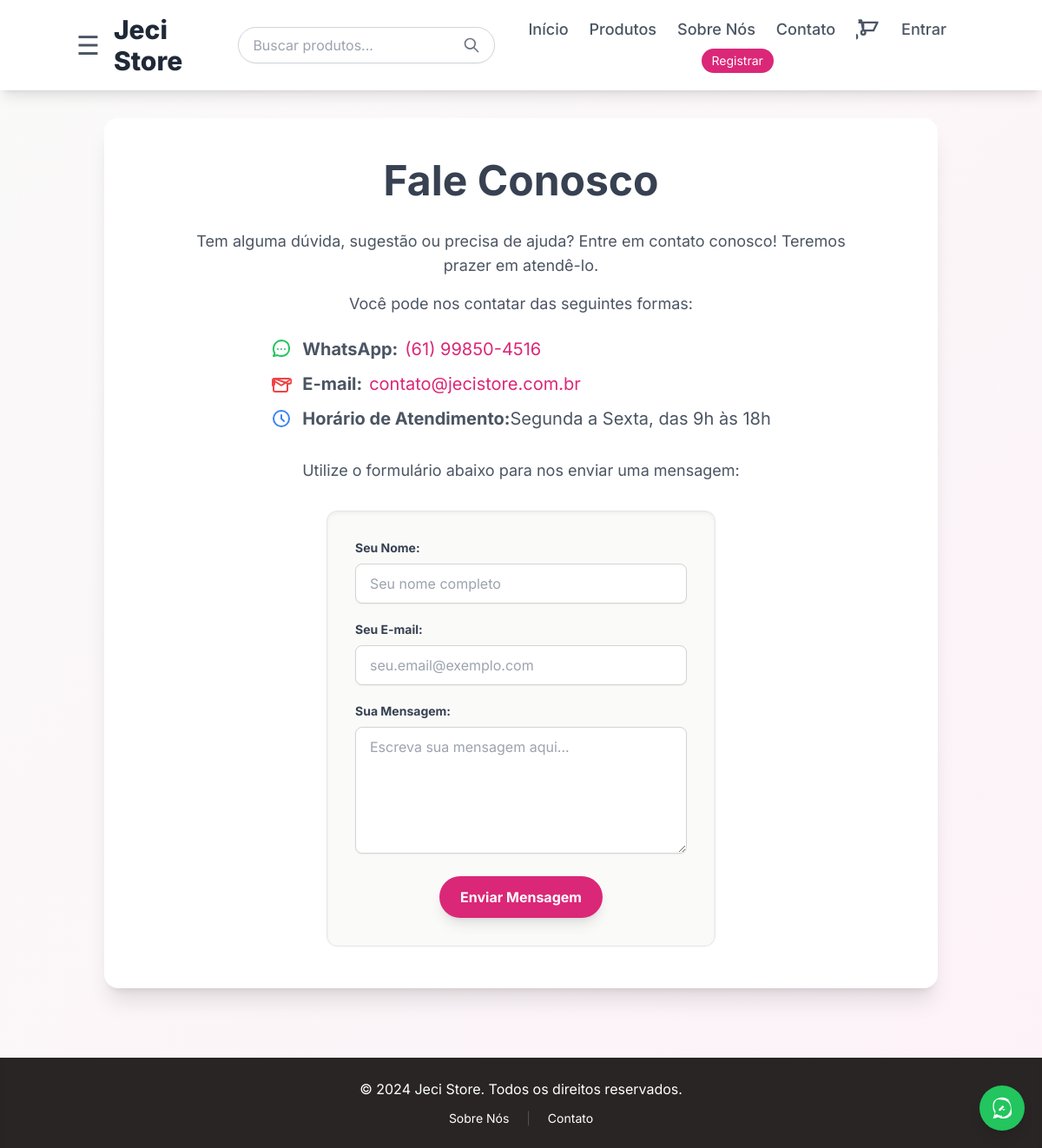
Page /store/contato/ on the earlier database version.
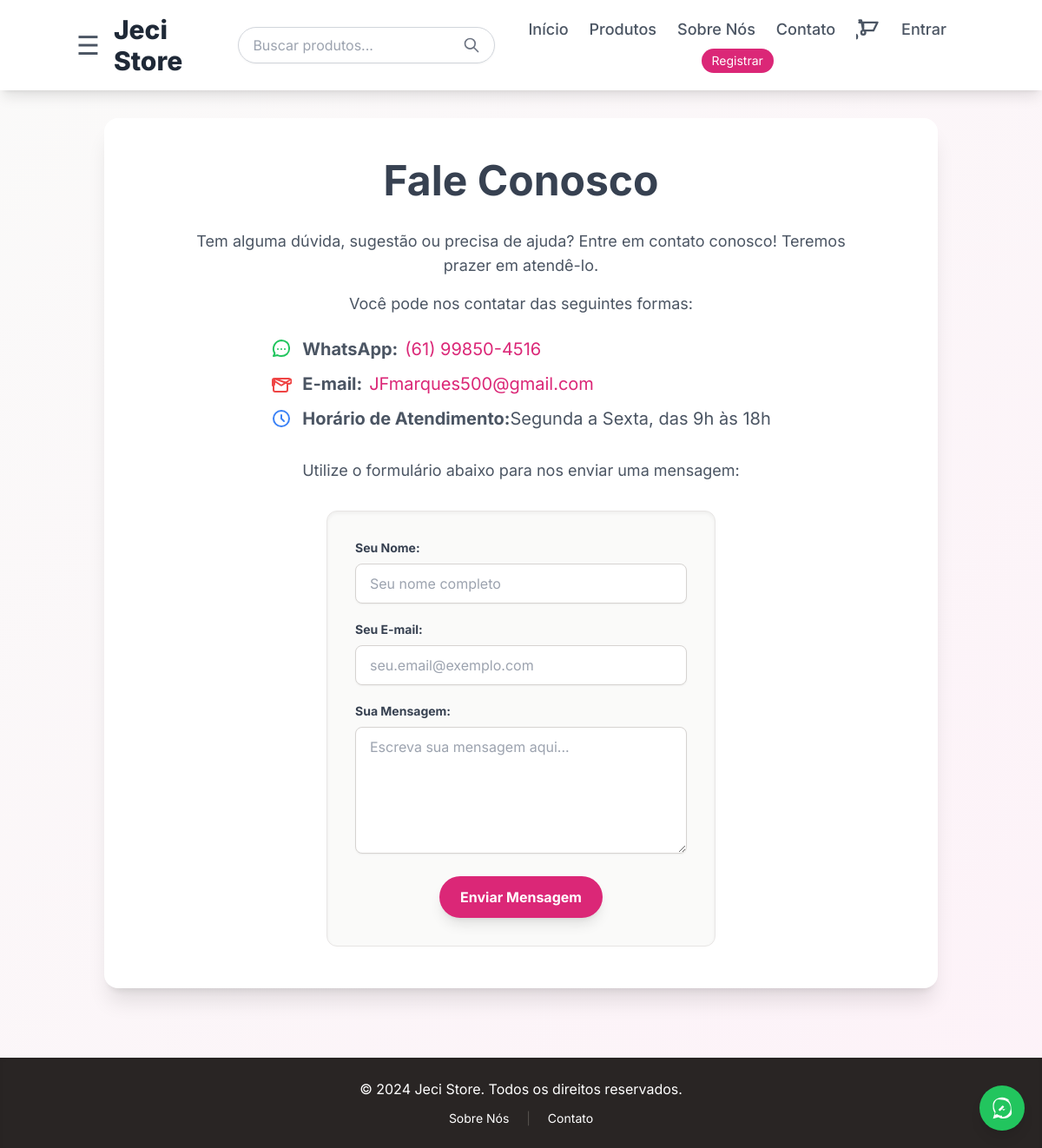
Same page on the later database version.
### store/models.py (models this page shows, shortened)
class StoreSettings(models.Model):
    site_title = models.CharField(max_length=100, default="Jeci Store", verbose_name="Nome do Site")
    contact_email = models.EmailField(default="contato@jecistore.com.br", verbose_name="E-mail de Contato")
    whatsapp_number = models.CharField(
        max_length=20,
        default="5561998504516",
        verbose_name="Número do WhatsApp (Sem espaços/símbolos)",
        help_text="Exemplo: 5561998504516 (código do país + DDD + número)"
    )
    whatsapp_display = models.CharField(
        max_length=30,
        default="(61) 99850-4516",
        verbose_name="WhatsApp Formatado (Para Exibição)",
        help_text="Exemplo: (61) 99850-4516"
    )
    business_hours = models.CharField(
        max_length=100,
        default="Segunda a Sexta, das 9h às 18h",
        verbose_name="Horário de Atendimento"
    )
    class Meta:
        verbose_name = "Configuração da Loja"
        verbose_name_plural = "Configurações da Loja"

### store/views.py (the view, shortened to what this page needs)
# urls.py: path('contato/', views.ContactView.as_view(), name='contact'),
class ContactView(CategoryTreeMixin, FormView):
    template_name = 'contact.html'
    form_class = ContactForm
    success_url = reverse_lazy('store:contact')
    def get_context_data(self, **kwargs):
        context = super().get_context_data(**kwargs)
        context['page_title'] = 'Fale Conosco'
        return context

### store/context_processors.py (called while the page is built, shortened)
def cart_items_count(request):
    cart_count = 0
    if request.user.is_authenticated:
        if hasattr(request.user, 'cart'):
            cart_count = request.user.cart.items.count()
    return {'cart_items_count': cart_count}

def store_settings(request):
    settings_obj = StoreSettings.objects.first()
    if not settings_obj:
        settings_obj = StoreSettings()  # Instância padrão caso a tabela ainda esteja vazia
    return {'store_settings': settings_obj}

### store/views.py (called while the page is built)
    def get_context_data(self, **kwargs):
        context = super().get_context_data(**kwargs)
        context['categories'] = Category.objects.filter(parent__isnull=True).prefetch_related('children')
        return context

### templates/contact.html (shortened to what this page needs)
{% extends 'base.html' %}
{% block content %}
<div class="bg-white rounded-2xl shadow-xl p-8 lg:p-12 animate-fade-in">
    <h1 class="text-4xl lg:text-5xl font-bold text-gray-700 mb-8 text-center leading-tight">Fale Conosco</h1>
    <div class="text-gray-600 text-lg mb-8 max-w-3xl mx-auto text-center">
        <p class="mb-4">
            Tem alguma dúvida, sugestão ou precisa de ajuda? Entre em contato conosco! Teremos prazer em atendê-lo.
        </p>
        <p class="mb-6">
            Você pode nos contatar das seguintes formas:
        </p>
        <ul class="list-none p-0 text-left mx-auto w-fit text-xl">
            <li class="mb-3 flex items-center">
                <strong>WhatsApp:</strong>
                <a href="https://wa.me/{{ store_settings.whatsapp_number }}?text=Olá,%20Jeci%20Store!" target="_blank"
                    class="text-pink-600 hover:underline ml-2">
                    {{ store_settings.whatsapp_display }}
                </a>
            </li>
            <li class="mb-3 flex items-center">
                <strong>E-mail:</strong>
                <a href="mailto:{{ store_settings.contact_email }}" class="text-pink-600 hover:underline ml-2">
                    {{ store_settings.contact_email }}
                </a>
            </li>
            <li class="mb-3 flex items-center">
                <svg xmlns="http://www.w3.org/2000/svg" class="h-6 w-6 text-blue-500 mr-3" fill="none"
                    viewBox="0 0 24 24" stroke="currentColor" stroke-width="2">
                    <path stroke-linecap="round" stroke-linejoin="round"
                        d="M12 8v4l3 3m6-3a9 9 0 11-18 0 9 9 0 0118 0z" />
                </svg>
                <strong>Horário de Atendimento:</strong> {{ store_settings.business_hours }}
            </li>
        </ul>
        <p class="mt-8">
            Utilize o formulário abaixo para nos enviar uma mensagem:
        </p>
    </div>
    <div class="max-w-md mx-auto bg-stone-50 p-8 rounded-xl shadow-inner border border-stone-200">
        <form action="" method="POST">
            {% for field in form %}
            <div class="mb-5">
                <label for="{{ field.id_for_label }}" class="block text-gray-700 text-sm font-bold mb-2">
                    {{ field.label }}:
                </label>
                {{ field }}
            </div>
            {% endfor %}
            <div class="flex items-center justify-center">
                <button type="submit"
                    class="bg-pink-600 hover:bg-pink-700 text-white font-bold py-3 px-6 rounded-full focus:outline-none focus:shadow-outline transition duration-300 transform hover:-translate-y-1 shadow-lg">
                    Enviar Mensagem
                </button>
            </div>
        </form>
    </div>
</div>
{% endblock %}

Differences in the rows shown:
added StoreSettings: whatsapp_display "(61) 99850-4516", contact_email "JFmarques500@gmail.com", business_hours "Segunda a Sexta, das 9h às 18h"
Other differences:
{{ store_settings.whatsapp_display }}: "(61) 99850-4516" → (not shown)
{{ store_settings.contact_email }}: "contato@jecistore.com.br" → (not shown)
{{ store_settings.business_hours }}: "Segunda a Sexta, das 9h às 18h" → (not shown)
